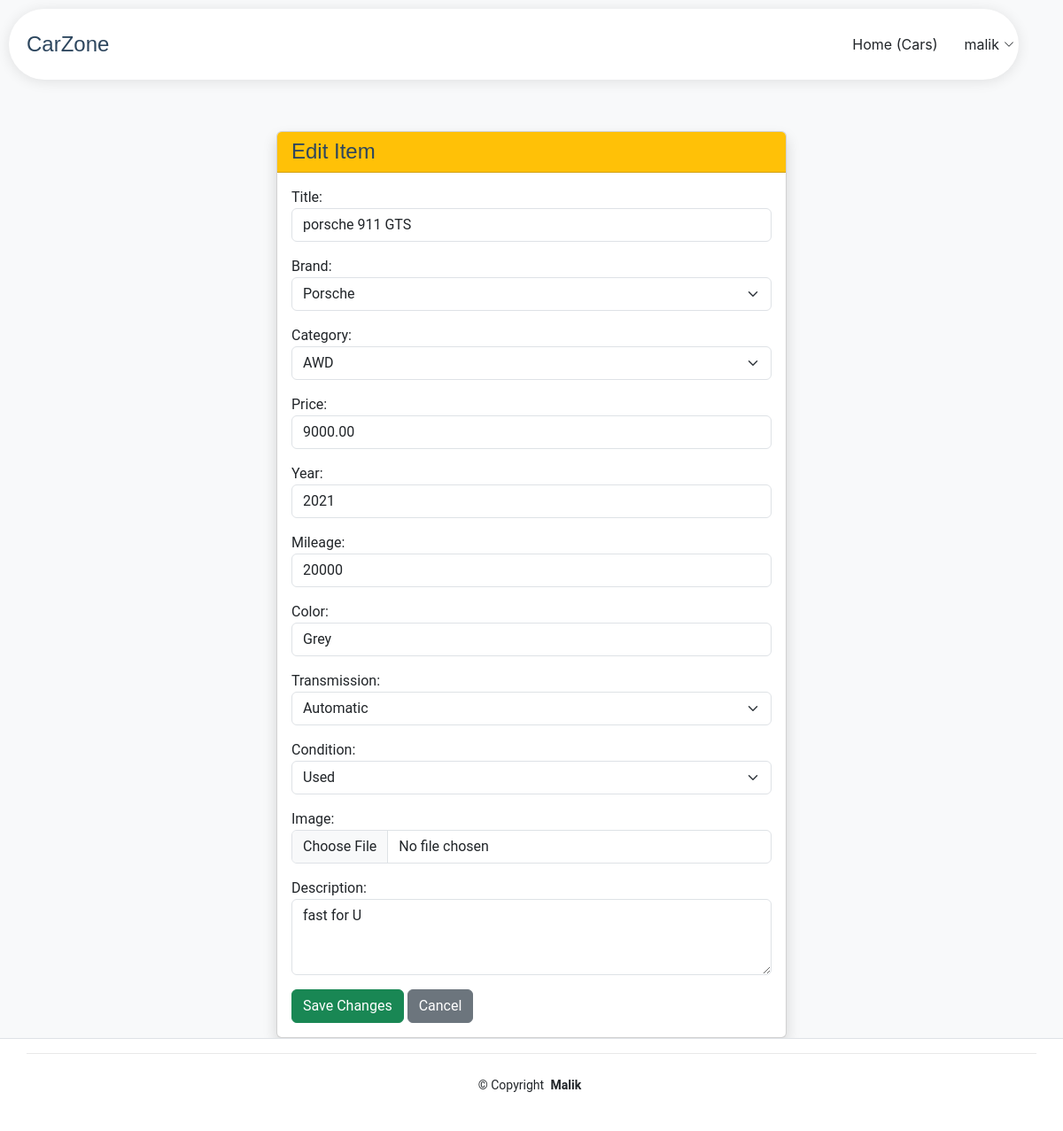
The app's page /car/edit/1/ (signed in) with its own data.
### car/models.py (models this page shows, shortened)
class Car(models.Model):
    TRANSMISSION_CHOICES = (('Manual', 'Manual'), ('Automatic', 'Automatic'))
    CONDITION_CHOICES = (('New', 'New'), ('Used', 'Used'))
    title = models.CharField(max_length=200)
    brand = models.ForeignKey(Brand, on_delete=models.CASCADE)
    category = models.ForeignKey(Category, on_delete=models.SET_NULL, null=True)
    seller = models.ForeignKey(User, on_delete=models.CASCADE)
    price = models.DecimalField(max_digits=10, decimal_places=2)
    year = models.IntegerField()
    mileage = models.IntegerField()
    color = models.CharField(max_length=50)
    transmission = models.CharField(max_length=20, choices=TRANSMISSION_CHOICES)
    condition = models.CharField(max_length=20, choices=CONDITION_CHOICES)
    image = models.ImageField(upload_to='cars/')
    description = models.TextField()
    is_available = models.BooleanField(default=True)
    created_at = models.DateTimeField(auto_now_add=True)

### car/views.py (the view)
# urls.py: path('car/edit/<int:pk>/', CarUpdateView.as_view(), name='update_car'),
class CarUpdateView(LoginRequiredMixin, UserPassesTestMixin, UpdateView):
    model = Car
    form_class = CarForm
    template_name = 'car/edit_form.html'
    success_url = reverse_lazy('dashboard')
    def test_func(self): return self.request.user.is_staff

### car/forms.py
class CarForm(forms.ModelForm):
    class Meta:
        model = Car
        exclude = ['seller', 'is_available', 'created_at']
        widgets = {
            'title': forms.TextInput(attrs={'class': 'form-control'}),
            'brand': forms.Select(attrs={'class': 'form-select'}),
            'category': forms.Select(attrs={'class': 'form-select'}),
            'price': forms.NumberInput(attrs={'class': 'form-control'}),
            'year': forms.NumberInput(attrs={'class': 'form-control'}),
            'mileage': forms.NumberInput(attrs={'class': 'form-control'}),
            'color': forms.TextInput(attrs={'class': 'form-control'}),
            'transmission': forms.Select(attrs={'class': 'form-select'}),
            'condition': forms.Select(attrs={'class': 'form-select'}),
            'description': forms.Textarea(attrs={'class': 'form-control', 'rows': 3}),
            'image': forms.FileInput(attrs={'class': 'form-control'}),
        }

### car/models.py (called while the page is built)
    def __str__(self):
        return self.name

    def __str__(self):
        return self.name

### car/templates/car/edit_form.html (shortened to what this page needs)
{% extends 'base.html' %}
{% block content %}
<div class="container mt-5" style="max-width: 600px;">
    <div class="card shadow">
        <div class="card-header bg-warning">
            <h4 class="mb-0">Edit Item</h4>
        </div>
        <div class="card-body">
            <form method="POST" enctype="multipart/form-data">
                {{ form.as_p }}
                <button type="submit" class="btn btn-success">Save Changes</button>
                <a href="{% url 'dashboard' %}" class="btn btn-secondary">Cancel</a>
            </form>
        </div>
    </div>
</div>
{% endblock %}

### car/templates/navbar.html (shortened to what this page needs)
<nav id="navmenu" class="navmenu">
    <ul>
      <li><a href="{% url 'home' %}">Home (Cars)</a></li>
      {% if user.is_authenticated %}
        <li class="dropdown"><a href="#"><span>{{ user.username }}</span> <i class="bi bi-chevron-down toggle-dropdown"></i></a>
        </li>
      {% else %}
        <li><a href="{% url 'login' %}">Login</a></li>
      {% endif %}
    </ul>
</nav>

### car/static/assets/css/main.css (style rules this page uses)
:root { --default-font: "Roboto", system-ui, -apple-system, "Segoe UI", Roboto, "Helvetica Neue", Arial, "Noto Sans", "Liberation Sans", sans-serif, "Apple Color Emoji", "Segoe UI Emoji", "Segoe UI Symbol", "Noto Color Emoji"; --heading-font: "Nunito", sans-serif; --nav-font: "Inter", sans-serif; }
:root { --background-color: #ffffff; --default-color: #212529; --heading-color: #2d465e; --accent-color: #0d83fd; --surface-color: #ffffff; --contrast-color: #ffffff; }
:root { --nav-color: #212529; --nav-hover-color: #0d83fd; --nav-mobile-background-color: #ffffff; --nav-dropdown-background-color: #ffffff; --nav-dropdown-color: #212529; --nav-dropdown-hover-color: #0d83fd; }
:root { scroll-behavior: smooth; }
body { color: var(--default-color); background-color: var(--background-color); font-family: var(--default-font); }
a { color: var(--accent-color); text-decoration: none; transition: 0.3s; }
h1, h2, h3, h4, h5, h6 { color: var(--heading-color); font-family: var(--heading-font); }
@media (max-width: 1200px) { .header .navmenu { order: 3; } }
@media (min-width: 1200px) { .navmenu { padding: 0; } }
@media (min-width: 1200px) { .navmenu ul { margin: 0; padding: 0; display: flex; list-style: none; align-items: center; } }
@media (min-width: 1200px) { .navmenu li { position: relative; } }
@media (min-width: 1200px) { .navmenu a, .navmenu a:focus { color: var(--nav-color); padding: 18px 15px; font-size: 16px; font-family: var(--nav-font); font-weight: 400; display: flex; align-items: center; justify-content: space-between; white-space: nowrap; transition: 0.3s; } }
@media (min-width: 1200px) { .navmenu a i, .navmenu a:focus i { font-size: 12px; line-height: 0; margin-left: 5px; transition: 0.3s; } }
@media (min-width: 1200px) { .navmenu li:last-child a { padding-right: 0; } }

### records on screen
Car: title "porsche 911 GTS", brand "Porsche", category "AWD", price "9000.00", year "2021", mileage "20000", color "Grey", transmission "Automatic", condition "Used", description "fast for U"

### other values on screen
{{ user.username }} "malik"
